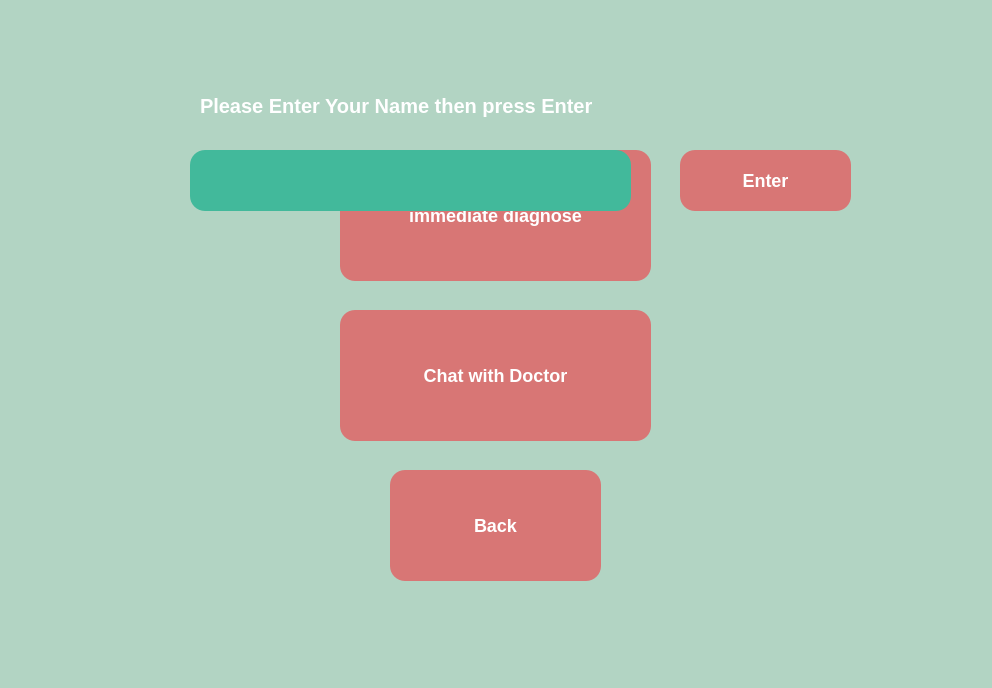
<?xml version="1.0" encoding="UTF-8"?>
<ui version="4.0">
 <class>main</class>
 <widget class="QMainWindow" name="main">
  <property name="geometry">
   <rect>
    <x>0</x>
    <y>0</y>
    <width>992</width>
    <height>688</height>
   </rect>
  </property>
  <property name="windowTitle">
   <string>Your Doctor</string>
  </property>
  <property name="styleSheet">
   <string notr="true">
QWidget
{
	background-color: rgb(178, 212, 195);
	color: white;

}


/*-----QLabel-----*/
QLabel
{
	background-color: transparent;
	color: white;
	font-weight: bold;
	font-size: 20px;


}


/*-----QPushButton-----*/
QPushButton
{
	background-color: rgb(216, 118, 117);
	color: #fff;
	font-size: 18px;
	font-weight: bold;
	border-top-right-radius: 15px;
	border-top-left-radius: 15px;
	border-bottom-right-radius: 15px;
	border-bottom-left-radius: 15px;
	padding: 10px;

}


QPushButton::disabled
{
	background-color: #5c5c5c;

}


QPushButton::hover
{
	background-color: rgb(207, 86, 86);

}


QPushButton::pressed
{
	background-color: rgb(190, 54, 54);

}



/*-----QLineEdit-----*/
QLineEdit
{
	background-color: rgb(66, 185, 155);
	color: white;
    font-weight: bold;
	font-size: 18px;
	padding: 5px;
	padding-top: 8px;
	border-top-right-radius: 15px;
	border-top-left-radius: 15px;
	border-bottom-right-radius: 15px;
	border-bottom-left-radius: 15px;
}



QLineEdit::hover
{
	background-color: rgb(53, 151, 126);

}
</string>
  </property>
  <widget class="QWidget" name="centralwidget">
   <widget class="QPushButton" name="diagnose">
    <property name="geometry">
     <rect>
      <x>340</x>
      <y>150</y>
      <width>311</width>
      <height>131</height>
     </rect>
    </property>
    <property name="text">
     <string>immediate diagnose</string>
    </property>
   </widget>
   <widget class="QPushButton" name="chat">
    <property name="geometry">
     <rect>
      <x>340</x>
      <y>310</y>
      <width>311</width>
      <height>131</height>
     </rect>
    </property>
    <property name="text">
     <string>Chat with Doctor</string>
    </property>
   </widget>
   <widget class="QLabel" name="label">
    <property name="geometry">
     <rect>
      <x>0</x>
      <y>80</y>
      <width>381</width>
      <height>91</height>
     </rect>
    </property>
    <property name="text">
     <string/>
    </property>
   </widget>
   <widget class="QLabel" name="nameLabel">
    <property name="geometry">
     <rect>
      <x>200</x>
      <y>90</y>
      <width>611</width>
      <height>31</height>
     </rect>
    </property>
    <property name="text">
     <string>Please Enter Your Name then press Enter</string>
    </property>
   </widget>
   <widget class="QPushButton" name="back">
    <property name="geometry">
     <rect>
      <x>390</x>
      <y>470</y>
      <width>211</width>
      <height>111</height>
     </rect>
    </property>
    <property name="text">
     <string>Back</string>
    </property>
   </widget>
   <widget class="QPushButton" name="enterName">
    <property name="geometry">
     <rect>
      <x>680</x>
      <y>150</y>
      <width>171</width>
      <height>61</height>
     </rect>
    </property>
    <property name="text">
     <string>Enter</string>
    </property>
   </widget>
   <widget class="QLineEdit" name="name">
    <property name="geometry">
     <rect>
      <x>190</x>
      <y>150</y>
      <width>441</width>
      <height>61</height>
     </rect>
    </property>
   </widget>
  </widget>
  <widget class="QStatusBar" name="statusbar"/>
  <action name="actionback">
   <property name="text">
    <string>back </string>
   </property>
  </action>
  <action name="actionsave">
   <property name="text">
    <string>save</string>
   </property>
  </action>
  <action name="action">
   <property name="text">
    <string/>
   </property>
  </action>
 </widget>
 <resources/>
 <connections/>
</ui>
